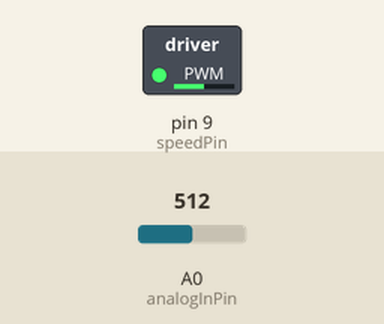
This sketch was run on a simulated Arduino Uno, built with avr-gcc and run on an emulated ATmega328P. Shown: switched loads named in the sketch (green lamp = pin HIGH). The inputs (shaded band) are chosen by the test bench; at power-on: A0 (analogInPin) = 512.

Above: at 1.2 s.
1.3 s: A0 (analogInPin) set to 716
At 1.8 s:
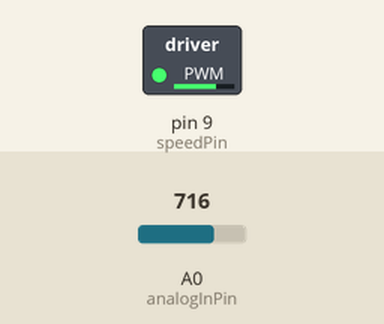
2.8 s: A0 (analogInPin) set to 900
At 4.0 s:
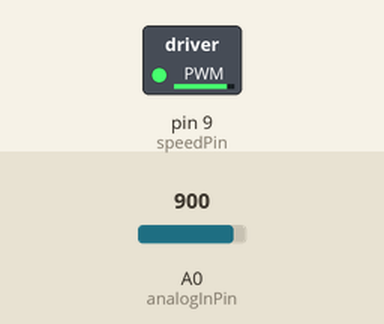
4.3 s: A0 (analogInPin) set to 122
At 5.3 s:
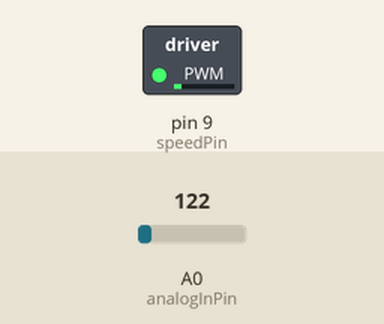
5.8 s: A0 (analogInPin) set to 0
At 6.5 s:
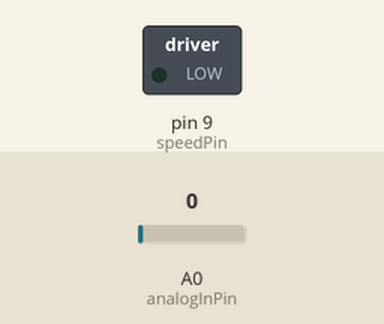
7.3 s: A0 (analogInPin) set to 511
At 7.6 s:
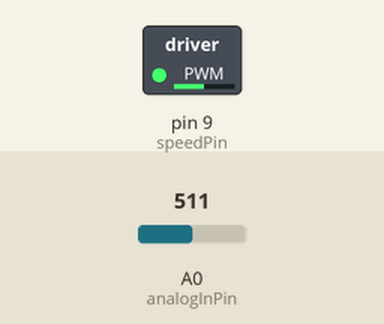
Timing chart, 0 to 9.8 s (numbered marks = the images above; inputs shaded):
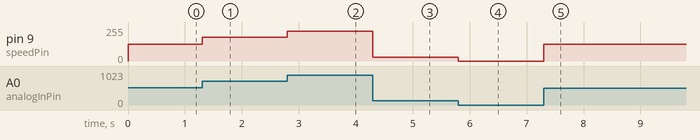

Measured:
- after the input at 1.3 s, pin 9 (speedPin): 127/255 → 178/255 at once
- after the input at 2.8 s, pin 9 (speedPin): 178/255 → 224/255 at once
- after the input at 4.3 s, pin 9 (speedPin): 224/255 → 30/255 at once
- after the input at 5.8 s, pin 9 (speedPin): 30/255 → 0/255 at once
- after the input at 7.3 s, pin 9 (speedPin): 0/255 → 127/255 at once

The sketch:

motorTester.ino
```cpp
int speedPin = 9; // connect to D8 of Grove Kit!!!
int analogInPin = 0; // or A0  // digital input pin that the sensor is attached to

int sensorValue = 0;
int speedValue = 0;

void setup() {
}

void loop() {

  // read sensor on analog in (for example rotary angle sensor)
  sensorValue = analogRead(analogInPin);

  // map sensor value to speed (sensor: 0-1023 to PWM/Speed: 0-255)
  // just for testing (value between 0 and 255 needed)
  speedValue = map(sensorValue,0,1023,0,255);

  // set speed motor (PWM)
    analogWrite(speedPin, speedValue);
}
```
